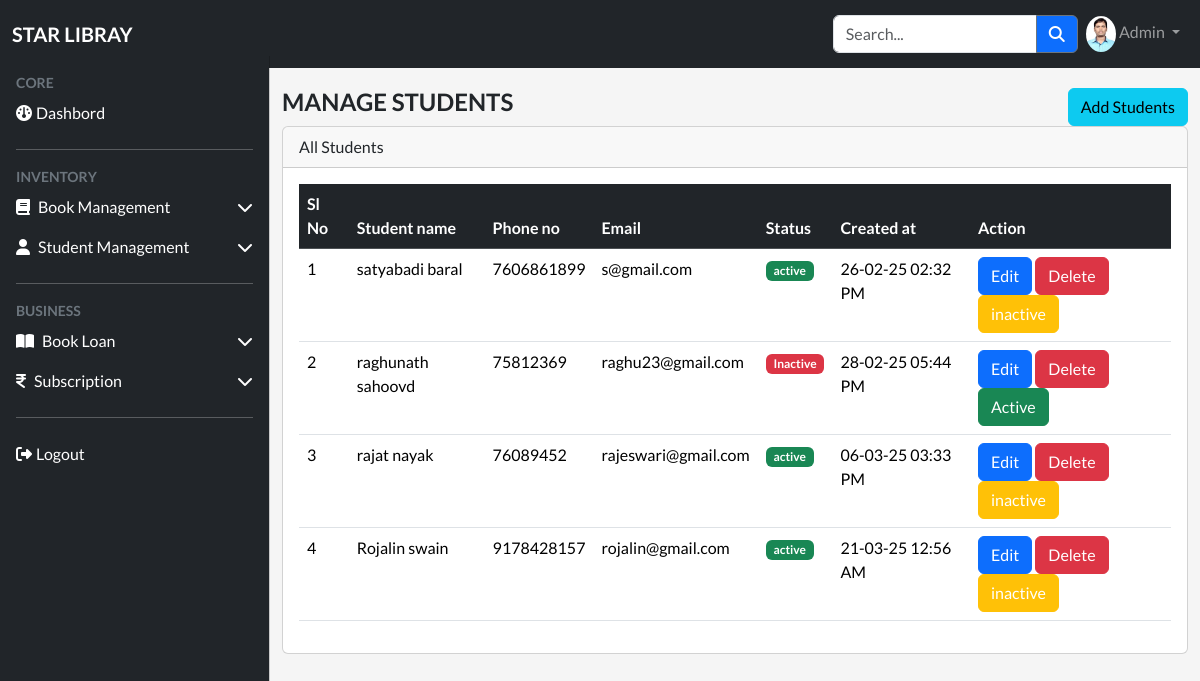
/students/index.php (signed in), run on the app's committed database.
### tables this page shows
CREATE TABLE `students` (
  `id` int(11) NOT NULL,
  `name` varchar(255) DEFAULT NULL,
  `phone_no` varchar(15) DEFAULT NULL,
  `email` varchar(255) DEFAULT NULL,
  `address` text DEFAULT NULL,
  `status` tinyint(1) NOT NULL DEFAULT 1,
  `dob` date DEFAULT NULL,
  `created_at` timestamp NOT NULL DEFAULT current_timestamp(),
  `updated_at` timestamp NULL DEFAULT NULL
);

### models/students.php (called while the page is built, shortened)
<?php
function getSudents($conn){
    $sql="select * from students";
    $result=$conn->query($sql);
    return $result;
}
?>

### students/index.php (the view, shortened to what this page needs)
<?php
include_once("../Config/database.php");
include_once(dir_url."models/students.php");
$res=getSudents($conn);
include_once(dir_url."include/header.php");
include_once(dir_url."include/navbar.php");
include_once(dir_url."include/sidebar.php");
?>
      <main class="mt-1 pt-3">
      <div class="container-fluid">
     <div class="d-flex justify-content-between">
      <h4 class="fw-bold text-uppercase">manage Students</h4>
      <a href="<?php echo base_url;?>/students/add_newstudents.php" class="btn btn-info">Add Students</a>
      </div>
          <div class="card">
            <div class="card-header">
              All Students
            </div>
            <div class="card-body">
              <table id="datatable" class="table  " style="width:100%">
                <thead class="table-dark">
                    <tr class=" ">
                      <th scope="col">Sl No</th>
                      <th scope="col">Student name</th>
                      <th scope="col">Phone no</th>
                      <th scope="col">Email</th>
                      <th scope="col">Status</th>
                      <th scope="col">Created at</th>
                      <th scope="col">Action</th>
                    </tr>
                </thead>
                <tbody>
                  <?php
                  $sl=0;
                  while($row=$res->fetch_assoc()){
                    $sl++;
                    ?>
                  <tr>
                  <td ><?php  echo  $sl;?></td>
                  <td><?php  echo $row['name'] ;?></td>
                  <td><?php  echo $row['phone_no'] ;?></td>
                  <td><?php  echo $row['email'] ;?></td>
                  <td>
                    <?php
                    if($row['status']==1)
                    {
                      echo "<span class='badge text-bg-success'>active</span>" ;
                    }
                     else{
                      echo "<span class='badge text-bg-danger'>Inactive</span>" ;
                     }
                     ?>
                </td>
                  <td><?php  echo date("d-m-y h:i A",strtotime($row['created_at'])) ;?></td>
                  <td><span class="btn btn-primary">
                    <a href="<?php  echo base_url;?>students/edit_studentdetails.php?action=edit&id=<?php echo $row['id']?>" class="text-white text-decoration-none">Edit</a>
                  </span>
                  <span class="btn btn-danger" onclick="return confirm('Are you sure you want to delete?');">
                      <a href="<?php  echo base_url;?>students?action=delete&id=<?php echo $row['id']?>" class="text-white text-decoration-none">Delete</a>
                  </span>
                  <?php
                  if($row['status']==0){ ?>
                    <span class="btn btn-success">
                      <a href="<?php  echo base_url;?>students?action=status&id=<?php echo $row['id']?>&status=1" class="text-white text-decoration-none">Active</a>
                  </span>
                  <?php
                  }
                  else{?>
                            <span class="btn btn-warning">
                      <a href="<?php  echo base_url;?>students?action=status&id=<?php echo $row['id']?>&status=0" class="text-white text-decoration-none">inactive</a>
                  </span>
                    <?php }
                  ?>
                    </td>
                      <?php  } ?>
                  </tr>
                </tbody>
              </table>
            </div>
          </div>
      </div>
      </main>
      <?php
include_once(dir_url."include/footer.php");
?>

### assets/css/Style.css (style rules this page uses)
body { font-family: "Lato", sans-serif; font-weight: 400; font-style: normal; background-color:whitesmoke }
:root { --offconvas-width:270px; --topnavbarHeight:56px; }
@media (min-width:992px) { main { margin-left: var(--offconvas-width); } }

### data on the page
students: name "satyabadi baral", phone_no "7606861899", email "s@gmail.com", status "active", created_at "26-02-25 02:32 PM"
students: name "raghunath sahoovd", phone_no "75812369", email "raghu23@gmail.com", status "Inactive", created_at "28-02-25 05:44 PM"
students: name "rajat nayak", phone_no "76089452", email "rajeswari@gmail.com", status "active", created_at "06-03-25 03:33 PM"
students: name "Rojalin swain", phone_no "9178428157", email "rojalin@gmail.com", status "active", created_at "21-03-25 12:56 AM"
